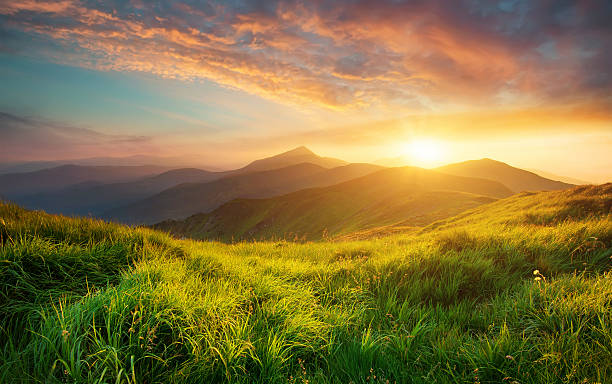
#> input picture nature.jpg, 612 x 384 px
$ jupyter execute Lec1.ipynb
#> lines starting #> are read from the running program, lines starting #| are printed output that depends on the picture
[cell 1]
import numpy as np
import matplotlib.pyplot as plt
from skimage import img_as_uint
from skimage.io import imshow, imread
from skimage.color import rgb2hsv, rgb2gray

[cell 2]
array_1 = np.array([[255, 0], [0, 255]])
imshow(array_1, cmap='gray')
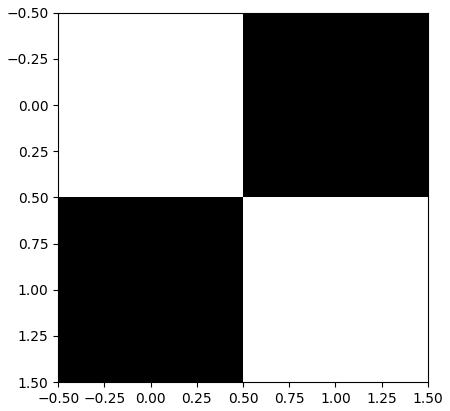
#> figure drawn by matplotlib, 1 panel

[cell 3]
array_2 = np.array([[255, 0, 255], [0, 255, 0], [255, 0, 255]])
imshow(array_2, cmap='gray')
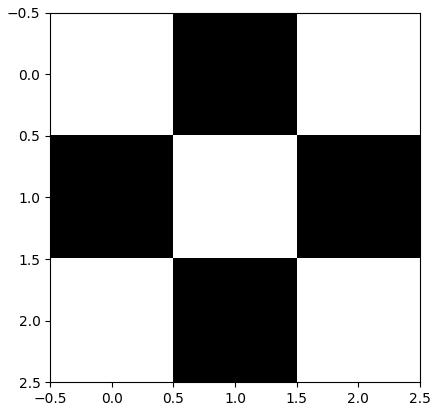
#> figure drawn by matplotlib, 1 panel

[cell 4]
array_spectrum = np.array([
    np.arange(0, 255, 17),
    np.arange(255, 0, -17),
    np.arange(0, 255, 17),
    np.arange(255, 0, -17)
])

fig, ax = plt.subplots(1, 2, figsize=(12, 4))
ax[0].imshow(array_spectrum, cmap='gray')
ax[0].set_title('Arange Generation')
ax[1].imshow(array_spectrum.T, cmap='gray')
ax[1].set_title('Transpose Generation')
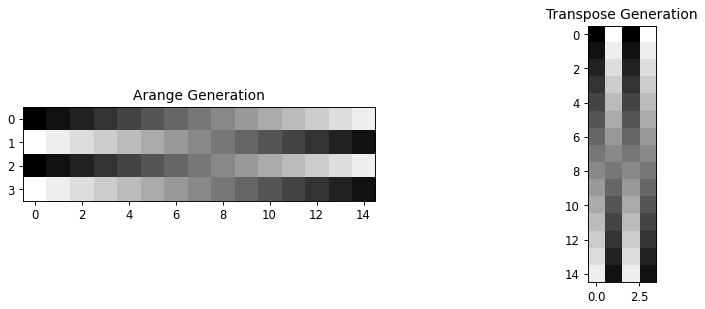
#> figure drawn by matplotlib, 2 panels

[cell 5]
array_colors = np.array([[[255, 0, 0], [0, 255, 0], [0, 0, 255]]])
imshow(array_colors)
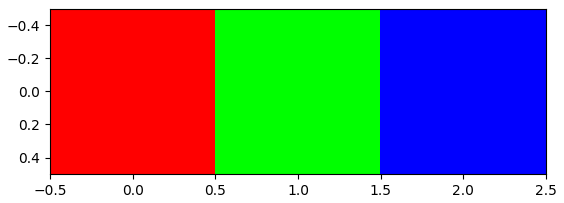
#> figure drawn by matplotlib, 1 panel

[cell 6]
doggo = imread('nature.jpg')
#> doggo is the input picture: shape (384, 612, 3); mean R, G, B 134.5, 117.5, 66.6
imshow(doggo)

[cell 7]
doggo.shape
#> Out = (384, 612, 3)

[cell 8]
fig, ax = plt.subplots(1, 3, figsize=(6, 4), sharey=True)
ax[0].imshow(doggo[:, 0:130])
ax[0].set_title('First Split')
ax[1].imshow(doggo[:, 130:260])
ax[1].set_title('Second Split')
ax[2].imshow(doggo[:, 260:390])
ax[2].set_title('Third Split')
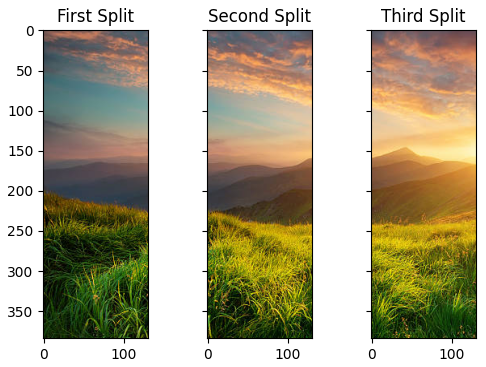
#> figure drawn by matplotlib, 3 panels

[cell 9]
imshow(doggo[95:250, 130:275])
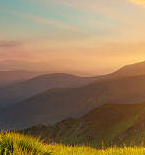
#> shown: shape (155, 145, 3); mean R, G, B 149.2, 123.8, 90.7

[cell 10]
fig, ax = plt.subplots(1, 3, figsize=(12, 4), sharey=True)
ax[0].imshow(doggo[:, :, 0], cmap='Reds')
ax[0].set_title('Red')
ax[1].imshow(doggo[:, :, 1], cmap='Greens')
ax[1].set_title('Green')
ax[2].imshow(doggo[:, :, 2], cmap='Blues')
ax[2].set_title('Blue')
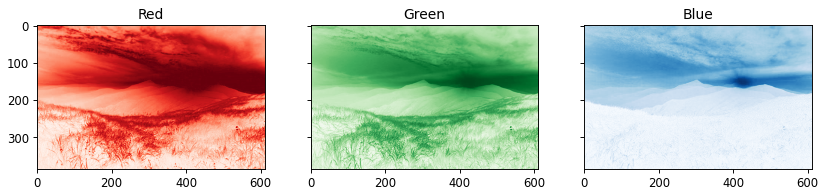
#> figure drawn by matplotlib, 3 panels

[cell 11]
doggo_hsv = rgb2hsv(doggo)
#> doggo_hsv: shape (384, 612, 3) float64; mean of channels 0, 1, 2 0.214, 0.583, 0.557
fig, ax = plt.subplots(1, 3, figsize=(12, 4), sharey=True)
ax[0].imshow(doggo_hsv[:, :, 0], cmap='hsv')
ax[0].set_title('Hue')
ax[1].imshow(doggo_hsv[:, :, 1], cmap='gray')
ax[1].set_title('Saturation')
ax[2].imshow(doggo_hsv[:, :, 2], cmap='gray')
ax[2].set_title('Value')
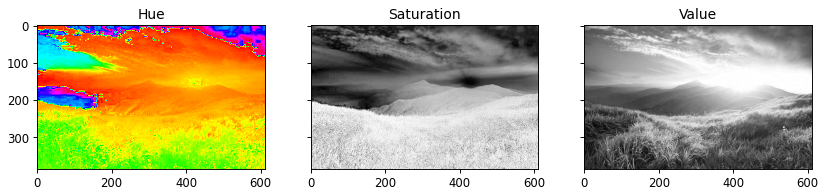
#> figure drawn by matplotlib, 3 panels

[cell 12]
doggo_gray = rgb2gray(doggo)
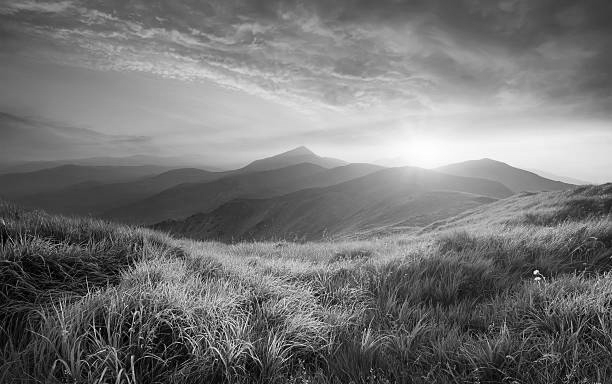
#> doggo_gray: shape (384, 612) float64; min 0, max 0.998, mean 0.461
fig, ax = plt.subplots(1, 5, figsize=(17, 6), sharey=True)

ax[0].imshow(doggo_gray, cmap='gray')
ax[0].set_title('Grayscale Original')

ax[1].imshow(img_as_uint(doggo_gray > 0.25), cmap='gray')
ax[1].set_title('Greater than 0.25')

ax[2].imshow(img_as_uint(doggo_gray > 0.50), cmap='gray')
ax[2].set_title('Greater than 0.50')

ax[3].imshow(img_as_uint(doggo_gray > 0.75), cmap='gray')
ax[3].set_title('Greater than 0.75')

ax[4].imshow(img_as_uint(doggo_gray > np.mean(doggo_gray)), cmap='gray')
ax[4].set_title('Greater than Mean')
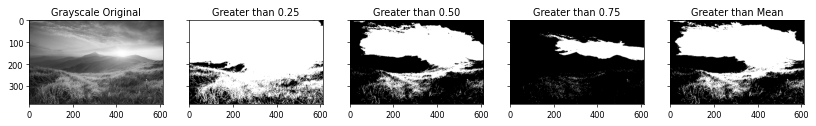
#> figure drawn by matplotlib, 5 panels

$ run again, with kedarnath.jpg copied over nature.jpg
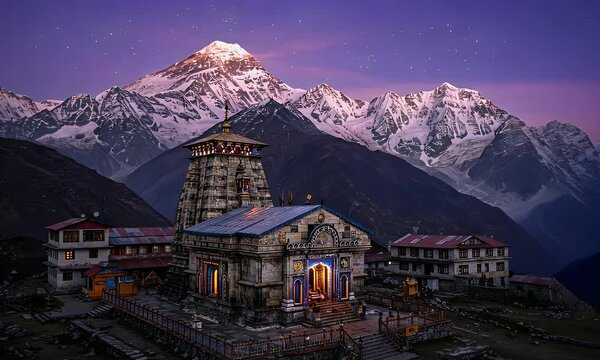
#> input picture kedarnath.jpg, 600 x 360 px
#> doggo is the input picture: shape (360, 600, 3); mean R, G, B 67.8, 57.9, 85.2
#> doggo_hsv: shape (360, 600, 3) float64; mean of channels 0, 1, 2 0.631, 0.367, 0.348
#> `[cell 11] doggo_hsv = rgb2hsv(doggo) fig, ax = plt.subplots(1, 3, figs..`:
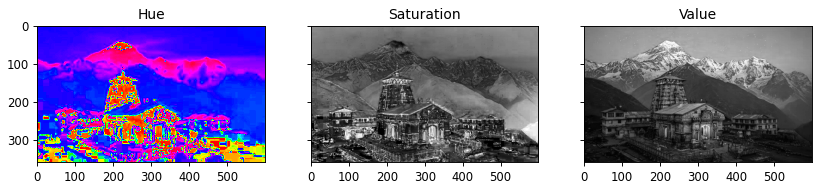
#> figure drawn by matplotlib, 3 panels
#> `doggo_gray = rgb2gray(doggo)`:
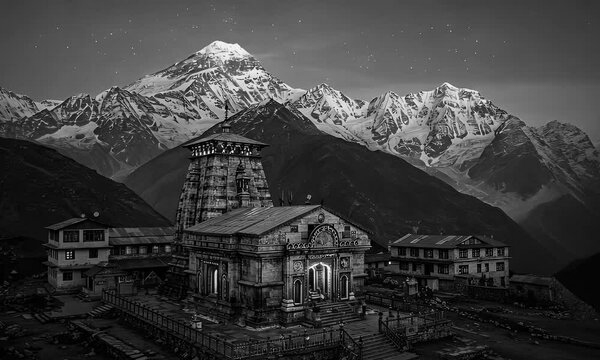
#> doggo_gray: shape (360, 600) float64; min 0, max 0.997, mean 0.243
